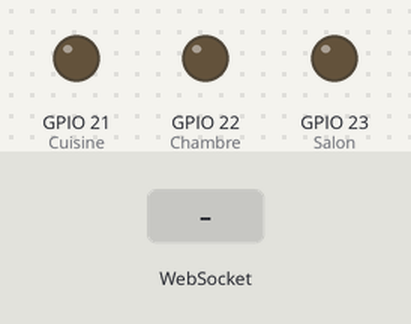
Recording of a sketch running on a simulated ESP32. On the bench: output pins drawn as LEDs (lit = HIGH). The test bench sets the inputs (shaded band). WiFi joins after 1.5 s; servers stay silent unless stated; what the sketch prints to the serial monitor is not drawn.

Above: at 3.2 s.
3.3 s: WebSocket text "Salon" received
At 4.5 s:
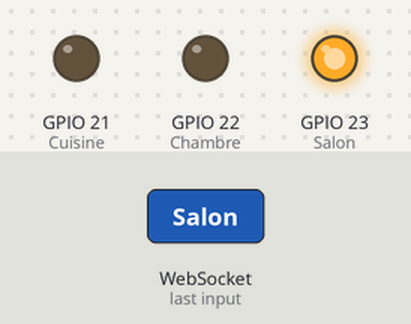
4.8 s: WebSocket text "Chambre" received
At 5.5 s:
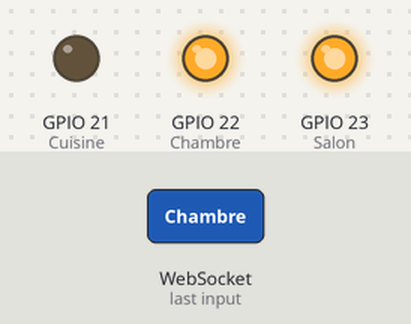
6.3 s: WebSocket text "Cuisine" received
At 6.7 s:
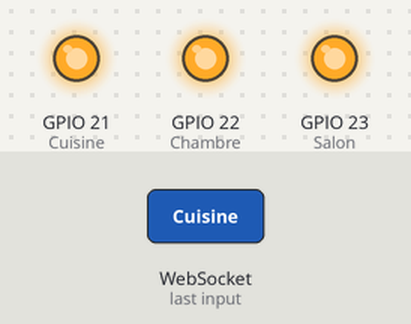
7.8 s: WebSocket text "Salon" received
At 9.0 s:
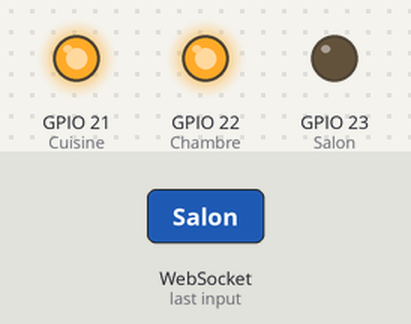
9.3 s: WebSocket text "Chambre" received
At 10.2 s:
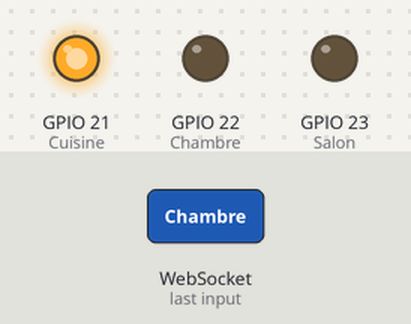
Timing chart, 0 to 11.8 s (numbered marks = the images above; inputs shaded):
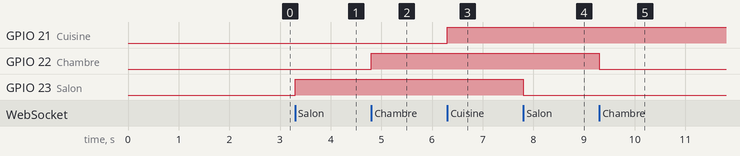

Measured:
- after the input at 3.3 s, GPIO 23 (Salon): LOW → HIGH at once
- after the input at 4.8 s, GPIO 22 (Chambre): LOW → HIGH at once
- after the input at 6.3 s, GPIO 21 (Cuisine): LOW → HIGH at once
- after the input at 7.8 s, GPIO 23 (Salon): HIGH → LOW at once
- after the input at 9.3 s, GPIO 22 (Chambre): HIGH → LOW at once

The sketch:

SmartESP32.ino
```cpp
#include "SmartESP32Utils.h"
#include <WiFi.h>
#include <AsyncTCP.h>
#include <ESPAsyncWebServer.h>

// ---------- Identifiants Wi-Fi ----------
const char* ssid = "N1";
const char* password = "yannyann";

// ---------- Variables globales ----------
AsyncWebServer server(80);
String lastCommand = "";
AutoUpdatePayload payload;
unsigned long lastUpdateTime = 0;
const unsigned long updateInterval = 500;

// ---------- Déclaration des broches GPIO ----------
int Salon = 23;       // GPIO23
int Chambre = 22;     // GPIO22
int Cuisine = 21;     // GPIO21

// ---------- Initialisation ----------
void setup() {
  Serial.begin(115200);
  connectToWiFi(ssid, password);
  setupWebSocket(server, &lastCommand);

  // Configuration des broches en sortie
  pinMode(Salon, OUTPUT);
  pinMode(Chambre, OUTPUT);
  pinMode(Cuisine, OUTPUT);
}

// ---------- Boucle principale ----------
void loop() {
  Smartcommande();
  // Autoupdate();
}

// ---------- Fonction pour traiter les commandes WebSocket ----------
void Smartcommande() {
  if (!lastCommand.isEmpty()) {

    if (lastCommand == "Salon") {
      digitalWrite(Salon, !digitalRead(Salon));                         // Inverser état
      payload.bulb1 = digitalRead(Salon) ? "true" : "false";           // Mettre à jour l’état
    } else if (lastCommand == "Chambre") {
      digitalWrite(Chambre, !digitalRead(Chambre));
      payload.bulb2 = digitalRead(Chambre) ? "true" : "false";
    } else if (lastCommand == "Cuisine") {
      digitalWrite(Cuisine, !digitalRead(Cuisine));
      payload.bulb3 = digitalRead(Cuisine) ? "true" : "false";
    } else {
      payload.notif = "commande incorrecte !";                        // Message d’erreur
    }

    lastCommand = "";
    sendAutoUpdate(payload);
    payload.notif = "false";
    payload.ia = "false";
  }
}

// ---------- Optionnel : Fonction de mise à jour automatique ----------
void Autoupdate() {
  if (millis() - lastUpdateTime > updateInterval) {
    payload.ecran1 = String(millis());     // Mettre à jour le champ ecran1 avec le temps
    sendAutoUpdate(payload);
    lastUpdateTime = millis();             // Met à jour le dernier temps d’envoi
  }
}
```

SmartESP32Utils.h
```cpp
#ifndef SMART_ESP32_UTILS_H
#define SMART_ESP32_UTILS_H

#include <WiFi.h>
#include <AsyncTCP.h>
#include <ESPAsyncWebServer.h>
#include <ArduinoJson.h>

/* ----------- WebSocket Global ----------- */
AsyncWebSocket ws("/ws");

/* ----------- Structure de données ----------- */
struct AutoUpdatePayload {
  String ecran1 = "";
  String ecran2 = "";
  String ecran3 = "";
  String ecran4 = "";
  float indicateur1 = 0.0;
  float indicateur2 = 0.0;
  float indicateur3 = 0.0;
  float indicateur4 = 0.0;
  String bulb1 = "";
  String bulb2 = "";
  String bulb3 = "";
  String bulb4 = "";
  String notif = "false";
  String ia = "false";
  String statusMessage = "";
};

/* ----------- Connexion Wi-Fi ----------- */
void connectToWiFi(const char* ssid, const char* password) {
  WiFi.begin(ssid, password);
  Serial.print("Connexion au WiFi ..");
  while (WiFi.status() != WL_CONNECTED) {
    Serial.print('.');
    delay(1000);
  }
  Serial.println(WiFi.localIP());
}

/* ----------- Événement WebSocket ----------- */
void onWebSocketEvent(
  AsyncWebSocket* server,
  AsyncWebSocketClient* client,
  AwsEventType type,
  void* arg,
  uint8_t* data,
  size_t len,
  String* lastCommandPtr
) {
  switch (type) {
    case WS_EVT_CONNECT:
      Serial.printf("Client WebSocket #%u connecté depuis %s\n", client->id(), client->remoteIP().toString().c_str());
      break;
    case WS_EVT_DISCONNECT:
      Serial.printf("Client WebSocket #%u déconnecté\n", client->id());
      break;
    case WS_EVT_DATA:
      AwsFrameInfo* info = (AwsFrameInfo*)arg;
      if (info->final && info->index == 0 && info->len == len && info->opcode == WS_TEXT) {
        data[len] = 0;
        *lastCommandPtr = (char*)data;
        Serial.printf("Commande reçue : %s\n", (char*)data);
      }
      break;
  }
}

/* ----------- Initialisation WebSocket ----------- */
void setupWebSocket(AsyncWebServer& server, String* lastCommandPtr) {
  ws.onEvent([lastCommandPtr](AsyncWebSocket* server, AsyncWebSocketClient* client, AwsEventType type, void* arg, uint8_t* data, size_t len) {
    onWebSocketEvent(server, client, type, arg, data, len, lastCommandPtr);
  });
  server.addHandler(&ws);
  server.begin();
}

/* ----------- Fonction d’envoi Auto-Update ----------- */
void sendAutoUpdate(const AutoUpdatePayload& payload) {
  StaticJsonDocument<512> doc;

  doc["Ecran1"] = payload.ecran1.isEmpty() ? String(millis()) : payload.ecran1;
  doc["Ecran2"] = payload.ecran2;
  doc["Ecran3"] = payload.ecran3;
  doc["Ecran4"] = payload.ecran4;

  doc["Indicateur1"] = payload.indicateur1;
  doc["Indicateur2"] = payload.indicateur2;
  doc["Indicateur3"] = payload.indicateur3;
  doc["Indicateur4"] = payload.indicateur4;

  doc["Bulb1"] = payload.bulb1;
  doc["Bulb2"] = payload.bulb2;
  doc["Bulb3"] = payload.bulb3;
  doc["Bulb4"] = payload.bulb4;

  doc["notif"] = payload.notif;
  doc["AI"] = payload.ia;
  doc["message"] = payload.statusMessage;

  // Infos système fixes
  doc["status"] = "auto-update";
  doc["Wifi"] = WiFi.SSID();
  doc["ip_address"] = WiFi.localIP().toString();
  doc["mac_address"] = WiFi.macAddress();
  doc["signal_strength"] = WiFi.RSSI();
  doc["gateway_ip"] = WiFi.gatewayIP().toString();
  doc["free_memory"] = ESP.getFreeHeap();
  doc["flash_memory"] = ESP.getFlashChipSize();

  String output;
  serializeJson(doc, output);
  ws.textAll(output);
  Serial.println("🔄 Mise à jour envoyée via AutoUpdatePayload");
}

#endif
```
